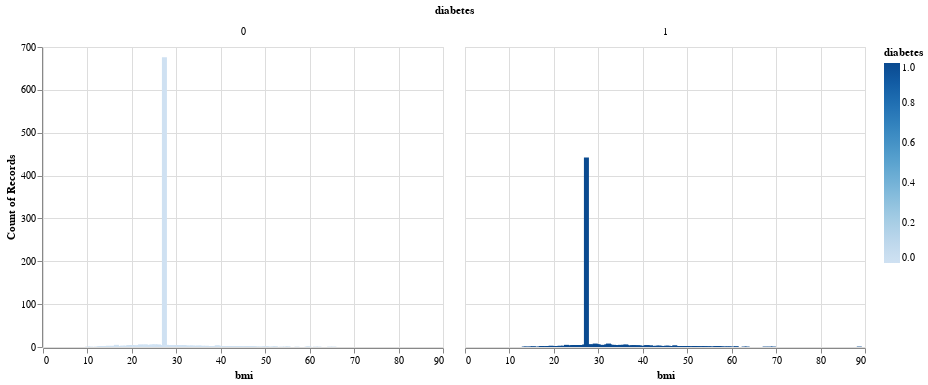

This figure's notebook cell:
### Markdown cell above
This graph demonstrates that Hba1c level is directly correlated to the presence of diabetes, as all patients with very high HbA1c have diabetes, and all with very low HbA1c do not.

### Code cell
diabetes_bmi_plot = alt.Chart(diabetes_small).mark_bar().encode(
    x = alt.X("bmi"),
    y = "count()",
    color = alt.Color("diabetes") 
).facet("diabetes")
diabetes_bmi_plot

### Figure 1 — Vega-Lite specification as saved in the notebook (floating-point values rounded to 4 significant figures; data arrays with more than 128 entries replaced by an {"elided": "..."} marker saying what was removed)
{"config": {"view": {"continuousWidth": 400, "continuousHeight": 300}}, "data": {"name": "data-e238d0aff131a9bab5bb43e98e0364bd"}, "facet": {"field": "diabetes", "type": "quantitative"}, "spec": {"mark": "bar", "encoding": {"color": {"field": "diabetes", "type": "quantitative"}, "x": {"field": "bmi", "type": "quantitative"}, "y": {"aggregate": "count", "type": "quantitative"}}}, "$schema": "https://vega.github.io/schema/vega-lite/v4.17.0.json", "datasets": {"data-e238d0aff131a9bab5bb43e98e0364bd": {"elided": "5000 records"}}}
